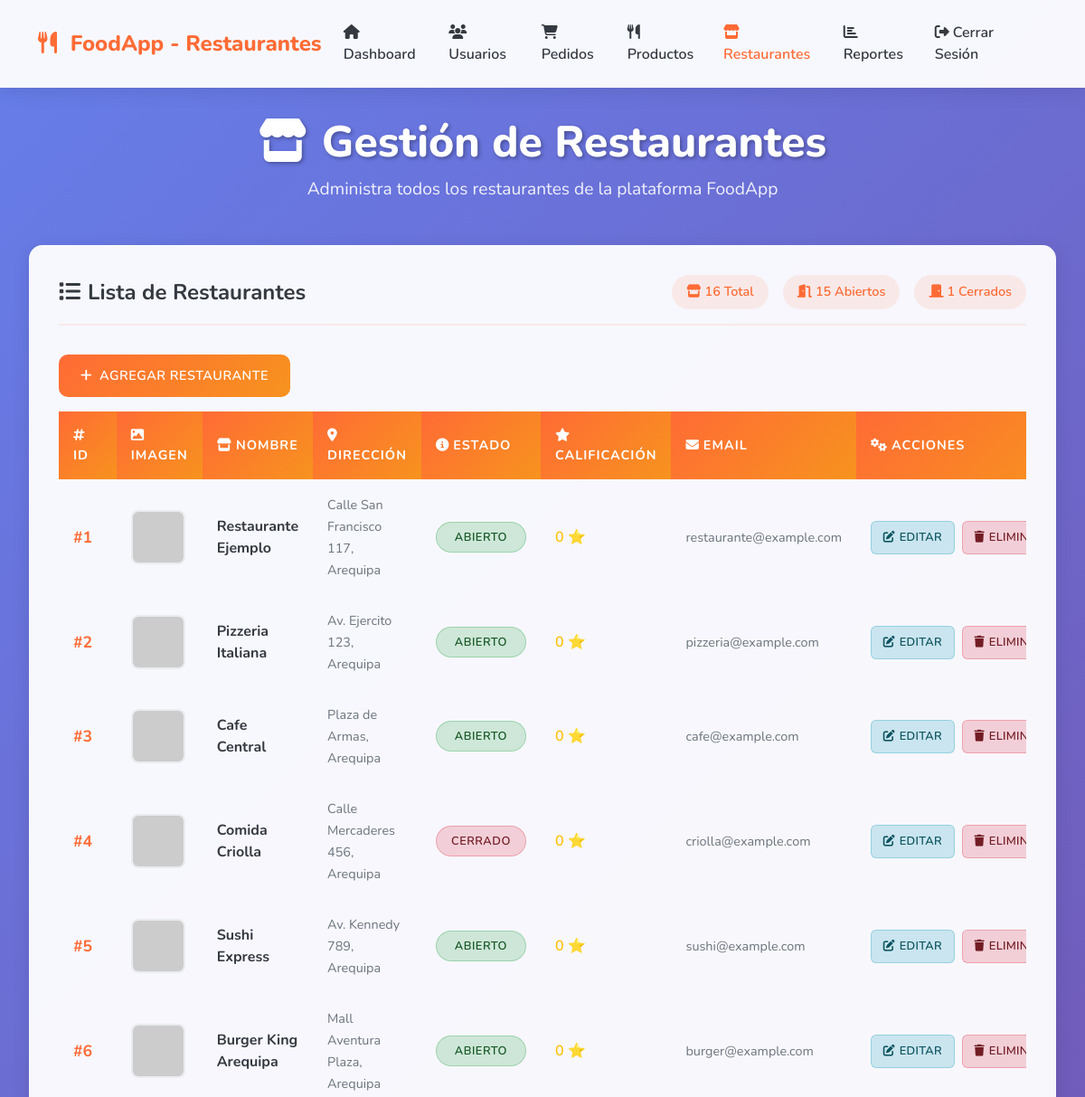
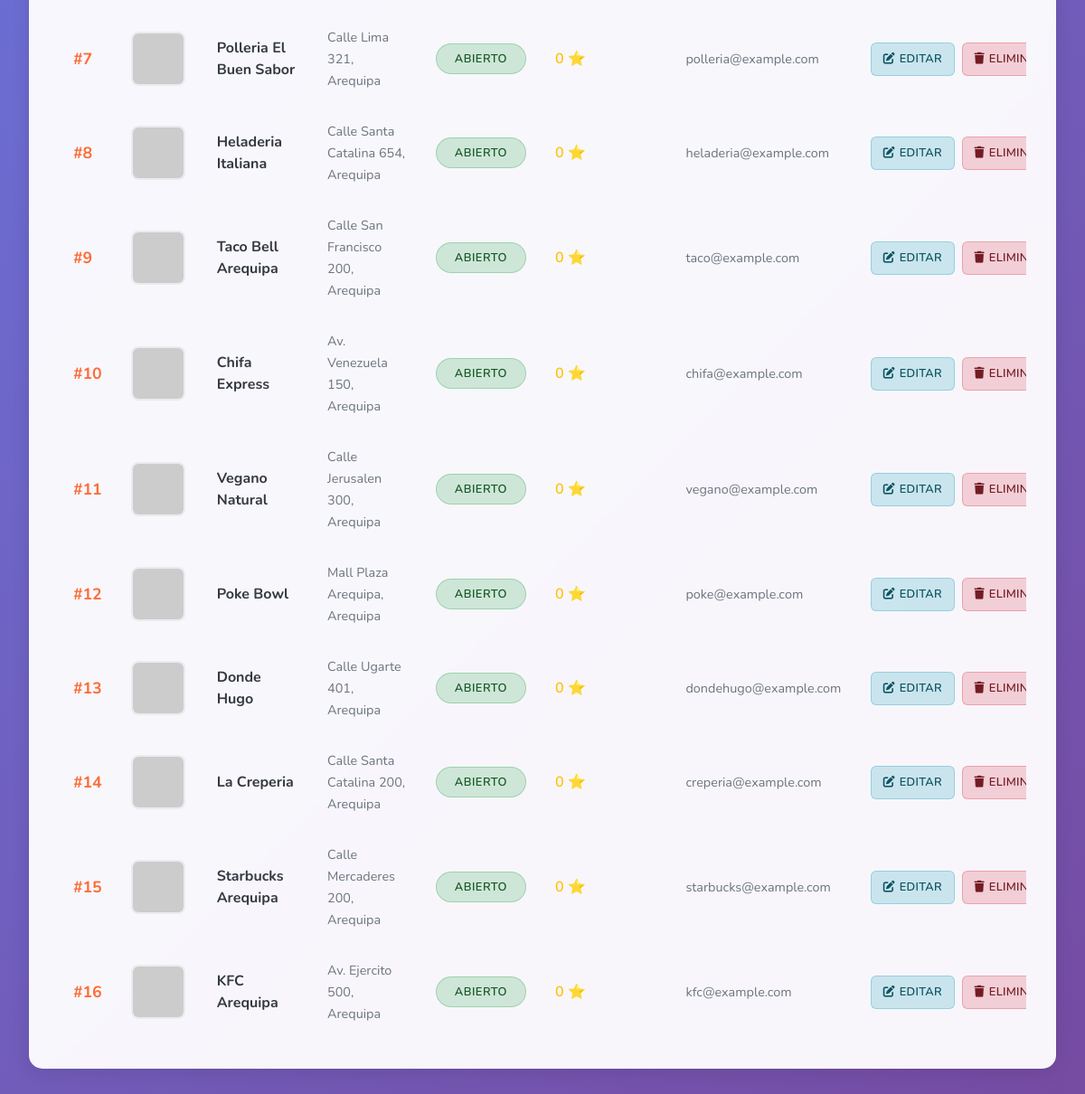
The app's page /foodapp_php/views/admin_restaurants.php (signed in) with its own data (2 pictures, top to bottom).
### tables this page shows
CREATE TABLE restaurantes (
    id INT AUTO_INCREMENT PRIMARY KEY,
    nombre VARCHAR(255) NOT NULL,
    ruc VARCHAR(20) UNIQUE,
    direccion TEXT,
    tiempo_entrega INT,
    calificacion FLOAT DEFAULT 0,
    estado ENUM('ABIERTO', 'CERRADO', 'OCUPADO') DEFAULT 'CERRADO',
    ubicacion_gps VARCHAR(255),
    usuario_id INT,
    imagen VARCHAR(255),  
    FOREIGN KEY (usuario_id) REFERENCES usuarios(id)
);

CREATE TABLE usuarios (
    id INT AUTO_INCREMENT PRIMARY KEY,
    nombre VARCHAR(255) NOT NULL,
    email VARCHAR(255) UNIQUE NOT NULL,
    contrasena VARCHAR(255) NOT NULL,
    telefono VARCHAR(20),
    fecha_registro TIMESTAMP DEFAULT CURRENT_TIMESTAMP,
    tipo ENUM('cliente', 'repartidor', 'restaurante', 'admin') NOT NULL
);

### foodapp_php/views/admin_restaurants.php (the view, shortened to what this page needs)
<!DOCTYPE html>
<html lang="es">
<head>
    <link href="https://cdn.jsdelivr.net/npm/bootstrap@5.3.0/dist/css/bootstrap.min.css" rel="stylesheet">
    <link rel="stylesheet" href="https://cdnjs.cloudflare.com/ajax/libs/font-awesome/6.4.0/css/all.min.css">
</head>
<body>
    <nav class="navbar navbar-expand-lg">
        <div class="container">
            <a class="navbar-brand" href="#">
                <i class="fas fa-utensils me-2"></i>
                FoodApp - Restaurantes
            </a>
            <div class="collapse navbar-collapse" id="navbarNav">
                <ul class="navbar-nav ms-auto">
                    <li class="nav-item">
                        <a class="nav-link" href="admin.php">
                            <i class="fas fa-home me-1"></i>Dashboard
                        </a>
                    </li>
                    <li class="nav-item">
                        <a class="nav-link" href="admin_users.php">
                            <i class="fas fa-users me-1"></i>Usuarios
                        </a>
                    </li>
                    <li class="nav-item">
                        <a class="nav-link" href="admin_orders.php">
                            <i class="fas fa-shopping-cart me-1"></i>Pedidos
                        </a>
                    </li>
                    <li class="nav-item">
                        <a class="nav-link" href="admin_products.php">
                            <i class="fas fa-utensils me-1"></i>Productos
                        </a>
                    </li>
                    <li class="nav-item">
                        <a class="nav-link" href="admin_restaurants.php" style="color: var(--primary-color) !important;">
                            <i class="fas fa-store me-1"></i>Restaurantes
                        </a>
                    </li>
                    <li class="nav-item">
                        <a class="nav-link" href="admin_reports.php">
                            <i class="fas fa-chart-bar me-1"></i>Reportes
                        </a>
                    </li>
                    <li class="nav-item">
                        <a class="nav-link" href="../controllers/logout.php">
                            <i class="fas fa-sign-out-alt me-1"></i>Cerrar Sesión
                        </a>
                    </li>
                </ul>
            </div>
        </div>
    </nav>
    <div class="main-container">
        <div class="page-header">
            <h1><i class="fas fa-store me-3"></i>Gestión de Restaurantes</h1>
            <p>Administra todos los restaurantes de la plataforma FoodApp</p>
        </div>
        <div class="restaurants-container fade-in">
            <div class="restaurants-header">
                <h2 class="restaurants-title">
                    <i class="fas fa-list me-2"></i>Lista de Restaurantes
                </h2>
                <div class="restaurants-stats">
                    <?php
                    $total_restaurants = $conn->query("SELECT COUNT(*) as count FROM restaurantes")->fetch_assoc()['count'];
                    $open_restaurants = $conn->query("SELECT COUNT(*) as count FROM restaurantes WHERE estado = 'ABIERTO'")->fetch_assoc()['count'];
                    $closed_restaurants = $conn->query("SELECT COUNT(*) as count FROM restaurantes WHERE estado = 'CERRADO'")->fetch_assoc()['count'];
                    ?>
                    <span class="stat-badge">
                        <i class="fas fa-store me-1"></i><?php echo $total_restaurants; ?> Total
                    </span>
                    <span class="stat-badge">
                        <i class="fas fa-door-open me-1"></i><?php echo $open_restaurants; ?> Abiertos
                    </span>
                    <span class="stat-badge">
                        <i class="fas fa-door-closed me-1"></i><?php echo $closed_restaurants; ?> Cerrados
                    </span>
                </div>
            </div>
            <button class="add-restaurant-btn" onclick="openModal()">
                <i class="fas fa-plus"></i>Agregar Restaurante
            </button>
            <div class="table-responsive">
                <table class="restaurants-table">
                    <thead>
                        <tr>
                            <th><i class="fas fa-hashtag me-1"></i>ID</th>
                            <th><i class="fas fa-image me-1"></i>Imagen</th>
                            <th><i class="fas fa-store me-1"></i>Nombre</th>
                            <th><i class="fas fa-map-marker-alt me-1"></i>Dirección</th>
                            <th><i class="fas fa-info-circle me-1"></i>Estado</th>
                            <th><i class="fas fa-star me-1"></i>Calificación</th>
                            <th><i class="fas fa-envelope me-1"></i>Email</th>
                            <th><i class="fas fa-cogs me-1"></i>Acciones</th>
                        </tr>
                    </thead>
                    <tbody>
                        <?php
                        $result = $conn->query("SELECT r.id, r.nombre, r.direccion, r.estado, r.calificacion, r.imagen, u.email FROM restaurantes r LEFT JOIN usuarios u ON r.usuario_id = u.id ORDER BY r.id");
                        if ($result->num_rows === 0) {
                            echo '<tr><td colspan="8">
                                <div class="empty-state">
                                    <i class="fas fa-store"></i>
                                    <h3>No hay restaurantes registrados</h3>
                                    <p>Agrega el primer restaurante para comenzar.</p>
                                </div>
                            </td></tr>';
                        } else {
                            while ($row = $result->fetch_assoc()) {
                                $id = intval($row['id']);
                                $nombre = htmlspecialchars($row['nombre']);
                                $direccion = htmlspecialchars($row['direccion']);
                                $estado = htmlspecialchars($row['estado']);
                                $calificacion = floatval($row['calificacion']);
                                $email = htmlspecialchars($row['email'] ?? 'Sin email');
                                $status_class = 'status-' . strtolower($estado);
                                $imagen_src = '';
                                $imagen_alt = 'Sin imagen';
                                if (empty($imagen_src)) {
                                    $imagen_src = 'https://via.placeholder.com/60x60/cccccc/666666?text=Sin+Imagen';
                                }
                                echo "<tr>
                                        <td><span class='restaurant-id'>#{$id}</span></td>
                                        <td><img src='{$imagen_src}' alt='{$imagen_alt}' class='restaurant-thumbnail' style='width: 60px; height: 60px; object-fit: cover; border-radius: 8px; border: 2px solid #e9ecef;'></td>
                                        <td><span class='restaurant-name'>{$nombre}</span></td>
                                        <td><span class='restaurant-address'>{$direccion}</span></td>
                                        <td><span class='status-badge {$status_class}'>{$estado}</span></td>
                                        <td><span class='rating-stars'>{$calificacion} ⭐</span></td>
                                        <td><span class='restaurant-email'>{$email}</span></td>
                                        <td>
                                            <div class='action-buttons'>
                                                <a href='?edit={$id}' class='action-btn edit-btn'>
                                                    <i class='fas fa-edit'></i>Editar
                                                </a>
                                                <button class='action-btn delete-btn' onclick=\"confirmDelete('restaurant', {$id})\">
                                                    <i class='fas fa-trash'></i>Eliminar
                                                </button>
                                            </div>
                                        </td>
                                    </tr>";
                            }
                        }
                        ?>
                    </tbody>
                </table>
            </div>
        </div>
    </div>
</body>
</html>

### foodapp_php/views/admin_restaurants.php (style rules this page uses)
:root { --primary-color: #ff6b35; --secondary-color: #f7931e; --success-color: #28a745; --warning-color: #ffc107; --danger-color: #dc3545; --info-color: #17a2b8; --dark-color: #343a40; --light-color: #f8f9fa; --shadow: 0 4px 20px rgba(0,0,0,0.1); --border-radius: 15px; }
* { margin: 0; padding: 0; box-sizing: border-box; }
body { font-family: 'Nunito', sans-serif; background: linear-gradient(135deg, #667eea 0%, #764ba2 100%); min-height: 100vh; color: #333; }
.navbar { background: rgba(255, 255, 255, 0.95); backdrop-filter: blur(10px); border-bottom: 1px solid rgba(255, 255, 255, 0.2); padding: 1rem 0; box-shadow: var(--shadow); }
.navbar-brand { font-weight: 800; font-size: 1.5rem; color: var(--primary-color) !important; }
.navbar-nav .nav-link { color: var(--dark-color) !important; font-weight: 600; transition: all 0.3s ease; }
.main-container { max-width: 1400px; margin: 0 auto; padding: 2rem; }
.page-header { text-align: center; margin-bottom: 3rem; color: white; }
.page-header h1 { font-size: 3rem; font-weight: 800; margin-bottom: 0.5rem; text-shadow: 2px 2px 4px rgba(0,0,0,0.3); }
.page-header p { font-size: 1.2rem; opacity: 0.9; font-weight: 400; }
.restaurants-container { background: rgba(255, 255, 255, 0.95); backdrop-filter: blur(10px); border-radius: var(--border-radius); padding: 2rem; box-shadow: var(--shadow); border: 1px solid rgba(255, 255, 255, 0.2); }
.restaurants-header { display: flex; justify-content: space-between; align-items: center; margin-bottom: 2rem; padding-bottom: 1rem; border-bottom: 2px solid rgba(255, 107, 53, 0.1); }
.restaurants-title { font-size: 1.5rem; font-weight: 700; color: var(--dark-color); margin: 0; }
.restaurants-stats { display: flex; gap: 1rem; }
.stat-badge { background: rgba(255, 107, 53, 0.1); color: var(--primary-color); padding: 0.5rem 1rem; border-radius: 20px; font-weight: 600; font-size: 0.9rem; }
.add-restaurant-btn { background: linear-gradient(135deg, #ff6b35, #f7931e); color: white; border: none; padding: 0.8rem 1.5rem; border-radius: 10px; font-weight: 600; font-size: 0.9rem; cursor: pointer; transition: all 0.3s ease; display: inline-flex; align-items: center; gap: 0.5rem; text-decoration: none; text-transform: uppercase; letter-spacing: 0.5px; }
.restaurants-table { width: 100%; border-collapse: separate; border-spacing: 0; margin-top: 1rem; }
.restaurants-table thead th { background: linear-gradient(135deg, #ff6b35, #f7931e); color: white; padding: 1rem; text-align: left; font-weight: 700; font-size: 0.9rem; text-transform: uppercase; letter-spacing: 1px; border: none; position: sticky; top: 0; z-index: 10; }
.restaurants-table tbody tr { transition: all 0.3s ease; border-bottom: 1px solid rgba(0,0,0,0.05); }
.restaurants-table tbody td { padding: 1rem; border: none; vertical-align: middle; }
.restaurant-id { font-weight: 700; color: var(--primary-color); font-size: 1.1rem; }
.restaurant-name { font-weight: 700; color: var(--dark-color); font-size: 1rem; }
.restaurant-address { color: #6c757d; font-size: 0.9rem; max-width: 200px; }
.status-badge { padding: 0.4rem 0.8rem; border-radius: 20px; font-size: 0.8rem; font-weight: 600; text-align: center; text-transform: uppercase; letter-spacing: 0.5px; min-width: 100px; display: inline-block; }
.status-abierto { background: rgba(40, 167, 69, 0.2); color: #155724; border: 1px solid rgba(40, 167, 69, 0.3); }
.status-cerrado { background: rgba(220, 53, 69, 0.2); color: #721c24; border: 1px solid rgba(220, 53, 69, 0.3); }
.rating-stars { color: #ffc107; font-size: 1rem; font-weight: 600; }
.restaurant-email { color: #6c757d; font-size: 0.9rem; }
.action-buttons { display: flex; gap: 0.5rem; }
.action-btn { padding: 0.5rem 0.8rem; border-radius: 6px; font-size: 0.8rem; font-weight: 600; text-decoration: none; display: inline-flex; align-items: center; gap: 0.3rem; transition: all 0.3s ease; border: none; cursor: pointer; text-transform: uppercase; letter-spacing: 0.3px; }
.edit-btn { background: rgba(23, 162, 184, 0.2); color: #0c5460; border: 1px solid rgba(23, 162, 184, 0.3); }
.delete-btn { background: rgba(220, 53, 69, 0.2); color: #721c24; border: 1px solid rgba(220, 53, 69, 0.3); }
.restaurant-thumbnail { transition: transform 0.3s ease; cursor: pointer; }
.fade-in { animation: fadeIn 0.5s ease-in; }

### records on screen
restaurantes: id "1", nombre "Restaurante Ejemplo", direccion "Calle San Francisco 117, Arequipa", estado "ABIERTO", calificacion "0", usuario.email "restaurante@example.com"
restaurantes: id "2", nombre "Pizzeria Italiana", direccion "Av. Ejercito 123, Arequipa", estado "ABIERTO", calificacion "0", usuario.email "pizzeria@example.com"
restaurantes: id "3", nombre "Cafe Central", direccion "Plaza de Armas, Arequipa", estado "ABIERTO", calificacion "0", usuario.email "cafe@example.com"
restaurantes: id "4", nombre "Comida Criolla", direccion "Calle Mercaderes 456, Arequipa", estado "CERRADO", calificacion "0", usuario.email "criolla@example.com"
restaurantes: id "5", nombre "Sushi Express", direccion "Av. Kennedy 789, Arequipa", estado "ABIERTO", calificacion "0", usuario.email "sushi@example.com"
restaurantes: id "6", nombre "Burger King Arequipa", direccion "Mall Aventura Plaza, Arequipa", estado "ABIERTO", calificacion "0", usuario.email "burger@example.com"
restaurantes: id "7", nombre "Polleria El Buen Sabor", direccion "Calle Lima 321, Arequipa", estado "ABIERTO", calificacion "0", usuario.email "polleria@example.com"
restaurantes: id "8", nombre "Heladeria Italiana", direccion "Calle Santa Catalina 654, Arequipa", estado "ABIERTO", calificacion "0", usuario.email "heladeria@example.com"
restaurantes: id "9", nombre "Taco Bell Arequipa", direccion "Calle San Francisco 200, Arequipa", estado "ABIERTO", calificacion "0", usuario.email "taco@example.com"
restaurantes: id "10", nombre "Chifa Express", direccion "Av. Venezuela 150, Arequipa", estado "ABIERTO", calificacion "0", usuario.email "chifa@example.com"
restaurantes: id "11", nombre "Vegano Natural", direccion "Calle Jerusalen 300, Arequipa", estado "ABIERTO", calificacion "0", usuario.email "vegano@example.com"
restaurantes: id "12", nombre "Poke Bowl", direccion "Mall Plaza Arequipa, Arequipa", estado "ABIERTO", calificacion "0", usuario.email "poke@example.com"
restaurantes: id "13", nombre "Donde Hugo", direccion "Calle Ugarte 401, Arequipa", estado "ABIERTO", calificacion "0", usuario.email "dondehugo@example.com"
restaurantes: id "14", nombre "La Creperia", direccion "Calle Santa Catalina 200, Arequipa", estado "ABIERTO", calificacion "0", usuario.email "creperia@example.com"
restaurantes: id "15", nombre "Starbucks Arequipa", direccion "Calle Mercaderes 200, Arequipa", estado "ABIERTO", calificacion "0", usuario.email "starbucks@example.com"
restaurantes: id "16", nombre "KFC Arequipa", direccion "Av. Ejercito 500, Arequipa", estado "ABIERTO", calificacion "0", usuario.email "kfc@example.com"

### other values on screen
$total_restaurants "16"
$open_restaurants "15"
$closed_restaurants "1"
